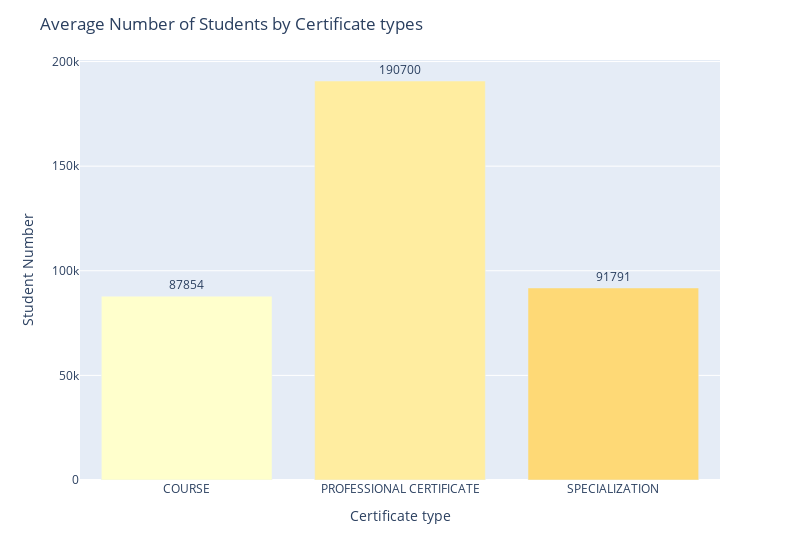

Notebook source saved alongside this figure:
### Markdown cell above
### Course Enrollment and Certificate type

### Code cell
# Calculate the average student number per certificate type
students_by_cert = coursera_data.groupby("course_Certificate_type")["course_students_enrolled"].mean().reset_index()
students_by_cert["course_students_enrolled"] = students_by_cert["course_students_enrolled"].astype(int)
fig = px.bar(students_by_cert, 
             x="course_Certificate_type", 
             y="course_students_enrolled", 
             color="course_Certificate_type",
             color_discrete_sequence=px.colors.sequential.YlOrRd,
             text="course_students_enrolled")

fig.update_layout(
    title="Average Number of Students by Certificate types", 
    xaxis_title="Certificate type", 
    yaxis_title="Student Number", 
    showlegend=False,
    width=800)
fig.update_traces(textposition='outside')
fig.show()

### Figure 1 — Plotly figure (JSON) as saved in the notebook; plotly's stock layout.template omitted (floating-point values rounded to 4 significant figures)
{"data": [{"alignmentgroup": "True", "hovertemplate": "course_Certificate_type=%{x}<br>course_students_enrolled=%{text}<extra></extra>", "legendgroup": "COURSE", "marker": {"color": "rgb(255,255,204)", "pattern": {"shape": ""}}, "name": "COURSE", "offsetgroup": "COURSE", "orientation": "v", "showlegend": true, "text": [87854], "textposition": "outside", "type": "bar", "x": ["COURSE"], "xaxis": "x", "y": [87854], "yaxis": "y"}, {"alignmentgroup": "True", "hovertemplate": "course_Certificate_type=%{x}<br>course_students_enrolled=%{text}<extra></extra>", "legendgroup": "PROFESSIONAL CERTIFICATE", "marker": {"color": "rgb(255,237,160)", "pattern": {"shape": ""}}, "name": "PROFESSIONAL CERTIFICATE", "offsetgroup": "PROFESSIONAL CERTIFICATE", "orientation": "v", "showlegend": true, "text": [190700], "textposition": "outside", "type": "bar", "x": ["PROFESSIONAL CERTIFICATE"], "xaxis": "x", "y": [190700], "yaxis": "y"}, {"alignmentgroup": "True", "hovertemplate": "course_Certificate_type=%{x}<br>course_students_enrolled=%{text}<extra></extra>", "legendgroup": "SPECIALIZATION", "marker": {"color": "rgb(254,217,118)", "pattern": {"shape": ""}}, "name": "SPECIALIZATION", "offsetgroup": "SPECIALIZATION", "orientation": "v", "showlegend": true, "text": [91791], "textposition": "outside", "type": "bar", "x": ["SPECIALIZATION"], "xaxis": "x", "y": [91791], "yaxis": "y"}], "layout": {"barmode": "relative", "legend": {"title": {"text": "course_Certificate_type"}, "tracegroupgap": 0}, "margin": {"t": 60}, "showlegend": false, "title": {"text": "Average Number of Students by Certificate types"}, "width": 800, "xaxis": {"anchor": "y", "categoryarray": ["COURSE", "PROFESSIONAL CERTIFICATE", "SPECIALIZATION"], "categoryorder": "array", "domain": [0, 1], "title": {"text": "Certificate type"}}, "yaxis": {"anchor": "x", "domain": [0, 1], "title": {"text": "Student Number"}}}}
